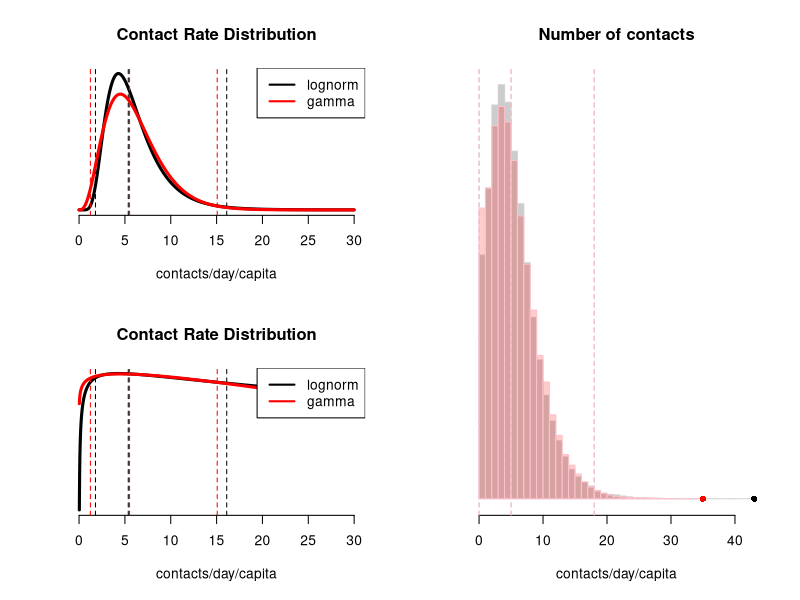

Generate this figure with R:
###
###  Contact rate before transmission
###

set.seed(1234)

# Contact rate

mult    <- 1
cr_mean <- 6 * mult
cr_sd   <- 3

# Lognormal parameterization
tmp  <- 1 + cr_sd*cr_sd/cr_mean/cr_mean
m_ln <- log(cr_mean/sqrt(tmp))
s_ln <- sqrt(log(tmp))

# Gamma parameterization
shape <- cr_mean^2 / cr_sd^2
scale <- cr_sd^2 / cr_mean

x <- seq(0,30,length.out = 1e3)
y <- dlnorm(x,meanlog = m_ln,sdlog = s_ln)
y.g <- dgamma(x,shape = shape, scale = scale)

pq <- c(0.01,0.5,0.99)
q   <- qlnorm(p = pq, meanlog = m_ln,sdlog = s_ln)
q.g <- qgamma(p = pq, shape = shape, scale = scale)

# Number of contacts:
n <- 1e5
cr.sample.ln <- rlnorm(n=n, meanlog = m_ln,sdlog = s_ln)
cr.sample.ga <- rgamma(n=n, shape = shape, scale = scale)

num.c.ln <- rpois(n=n, lambda = cr.sample.ln)
num.c.ga <- rpois(n=n, lambda = cr.sample.ga)

qpoiss.ln <- quantile(num.c.ln, probs = pq)
qpoiss.ga <- quantile(num.c.ga, probs = pq)
	
# Plots

#pdf('contact-rate.pdf',width = 10)
# par(mfrow=c(1,2))
layout(matrix(c(1,3,2,3), 2, 2, byrow = TRUE))

plot.density <- function(log) {

	plot(x,y,typ='l',
		 main = 'Contact Rate Distribution',
		 lwd=3,yaxt='n', bty="n",
		 xlab='contacts/day/capita',ylab='',
		 log=log)
	abline(v=q, col='black',lty=2)
	
	lines(x,y.g, col='red', lwd=3)
	abline(v=q.g, col='red',lty=2)
	
	legend(x='topright',legend = c('lognorm','gamma'),col = c('black','red'), lwd=2)
}

plot.density(log='')
plot.density(log='y')

hist(num.c.ln,breaks = 0:max(num.c.ln), 
	 yaxt='n', ylab='', xlab='contacts/day/capita',
	 main = 'Number of contacts',
	 border = 'lightgrey', col=rgb(0,0,0,0.2))
abline(v=qpoiss.ln, col='grey',lty=2)
points(x=max(num.c.ln),y=0,pch=16)

hist(num.c.ga,breaks = 0:max(num.c.ga), add = TRUE,
	 yaxt='n', ylab='', xlab='contacts/day/capita',
	 main = 'Number of contacts',
	 border = 'pink', col=rgb(1,0,0,0.2))
abline(v=qpoiss.ga, col='pink',lty=2)
points(x=max(num.c.ga),y=0,pch=16, col='red')
#dev.off()
